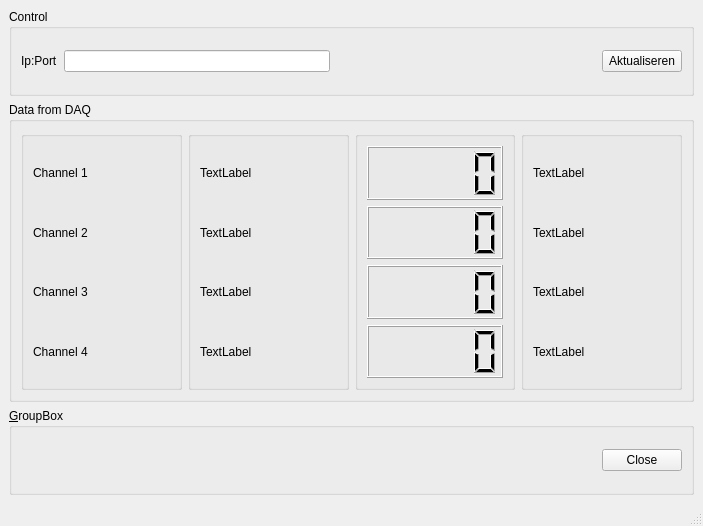
<?xml version="1.0" encoding="UTF-8"?>
<ui version="4.0">
 <class>daq_client</class>
 <widget class="QMainWindow" name="daq_client">
  <property name="geometry">
   <rect>
    <x>0</x>
    <y>0</y>
    <width>703</width>
    <height>526</height>
   </rect>
  </property>
  <property name="windowTitle">
   <string>DAQ Client</string>
  </property>
  <widget class="QWidget" name="centralwidget">
   <property name="enabled">
    <bool>true</bool>
   </property>
   <layout class="QVBoxLayout" name="verticalLayout" stretch="0,0,0">
    <item>
     <widget class="QGroupBox" name="gp_control">
      <property name="title">
       <string>Control</string>
      </property>
      <layout class="QHBoxLayout" name="horizontalLayout_3">
       <property name="leftMargin">
        <number>9</number>
       </property>
       <item>
        <widget class="QLabel" name="lb_ipport">
         <property name="minimumSize">
          <size>
           <width>7</width>
           <height>0</height>
          </size>
         </property>
         <property name="maximumSize">
          <size>
           <width>16777215</width>
           <height>16777215</height>
          </size>
         </property>
         <property name="text">
          <string>Ip:Port</string>
         </property>
        </widget>
       </item>
       <item>
        <widget class="QLineEdit" name="set_ip"/>
       </item>
       <item>
        <spacer name="horizontalSpacer">
         <property name="orientation">
          <enum>Qt::Horizontal</enum>
         </property>
         <property name="sizeHint" stdset="0">
          <size>
           <width>40</width>
           <height>20</height>
          </size>
         </property>
        </spacer>
       </item>
       <item>
        <widget class="QPushButton" name="bt_get_data">
         <property name="text">
          <string>Aktualiseren</string>
         </property>
        </widget>
       </item>
      </layout>
     </widget>
    </item>
    <item>
     <widget class="QGroupBox" name="gp_data">
      <property name="minimumSize">
       <size>
        <width>0</width>
        <height>300</height>
       </size>
      </property>
      <property name="title">
       <string>Data from DAQ</string>
      </property>
      <layout class="QHBoxLayout" name="horizontalLayout_4">
       <item>
        <layout class="QHBoxLayout" name="horizontalLayout">
         <item>
          <widget class="QGroupBox" name="groupBox_4">
           <property name="title">
            <string/>
           </property>
           <layout class="QVBoxLayout" name="verticalLayout_5">
            <item>
             <widget class="QLabel" name="txt_ch0">
              <property name="text">
               <string>Channel 1</string>
              </property>
             </widget>
            </item>
            <item>
             <widget class="QLabel" name="txt_ch1">
              <property name="text">
               <string>Channel 2</string>
              </property>
             </widget>
            </item>
            <item>
             <widget class="QLabel" name="txt_ch2">
              <property name="text">
               <string>Channel 3</string>
              </property>
             </widget>
            </item>
            <item>
             <widget class="QLabel" name="txt_ch3">
              <property name="text">
               <string>Channel 4</string>
              </property>
             </widget>
            </item>
           </layout>
          </widget>
         </item>
         <item>
          <widget class="QGroupBox" name="groupBox_5">
           <property name="title">
            <string/>
           </property>
           <layout class="QVBoxLayout" name="verticalLayout_2">
            <item>
             <widget class="QLabel" name="txt_name0">
              <property name="text">
               <string>TextLabel</string>
              </property>
             </widget>
            </item>
            <item>
             <widget class="QLabel" name="txt_name1">
              <property name="text">
               <string>TextLabel</string>
              </property>
             </widget>
            </item>
            <item>
             <widget class="QLabel" name="txt_name2">
              <property name="text">
               <string>TextLabel</string>
              </property>
             </widget>
            </item>
            <item>
             <widget class="QLabel" name="txt_name3">
              <property name="text">
               <string>TextLabel</string>
              </property>
             </widget>
            </item>
           </layout>
          </widget>
         </item>
         <item>
          <widget class="QGroupBox" name="groupBox_6">
           <property name="title">
            <string/>
           </property>
           <layout class="QVBoxLayout" name="verticalLayout_3">
            <item>
             <widget class="QLCDNumber" name="data0">
              <property name="font">
               <font>
                <pointsize>9</pointsize>
               </font>
              </property>
              <property name="smallDecimalPoint">
               <bool>false</bool>
              </property>
             </widget>
            </item>
            <item>
             <widget class="QLCDNumber" name="data1"/>
            </item>
            <item>
             <widget class="QLCDNumber" name="data2"/>
            </item>
            <item>
             <widget class="QLCDNumber" name="data3"/>
            </item>
           </layout>
          </widget>
         </item>
         <item>
          <widget class="QGroupBox" name="groupBox_7">
           <property name="title">
            <string/>
           </property>
           <layout class="QVBoxLayout" name="verticalLayout_4">
            <item>
             <widget class="QLabel" name="txt_unit0">
              <property name="text">
               <string>TextLabel</string>
              </property>
             </widget>
            </item>
            <item>
             <widget class="QLabel" name="txt_unit1">
              <property name="text">
               <string>TextLabel</string>
              </property>
             </widget>
            </item>
            <item>
             <widget class="QLabel" name="txt_unit2">
              <property name="text">
               <string>TextLabel</string>
              </property>
             </widget>
            </item>
            <item>
             <widget class="QLabel" name="txt_unit3">
              <property name="text">
               <string>TextLabel</string>
              </property>
             </widget>
            </item>
           </layout>
          </widget>
         </item>
        </layout>
       </item>
      </layout>
     </widget>
    </item>
    <item>
     <widget class="QGroupBox" name="qp_exit">
      <property name="enabled">
       <bool>true</bool>
      </property>
      <property name="minimumSize">
       <size>
        <width>0</width>
        <height>50</height>
       </size>
      </property>
      <property name="title">
       <string>&amp;GroupBox</string>
      </property>
      <property name="checkable">
       <bool>false</bool>
      </property>
      <layout class="QHBoxLayout" name="horizontalLayout_2">
       <item>
        <spacer name="horizontalSpacer_2">
         <property name="orientation">
          <enum>Qt::Horizontal</enum>
         </property>
         <property name="sizeHint" stdset="0">
          <size>
           <width>40</width>
           <height>20</height>
          </size>
         </property>
        </spacer>
       </item>
       <item>
        <widget class="QPushButton" name="bt_exit">
         <property name="text">
          <string>Close</string>
         </property>
        </widget>
       </item>
      </layout>
     </widget>
    </item>
   </layout>
  </widget>
  <widget class="QMenuBar" name="menubar">
   <property name="geometry">
    <rect>
     <x>0</x>
     <y>0</y>
     <width>703</width>
     <height>22</height>
    </rect>
   </property>
  </widget>
  <widget class="QStatusBar" name="statusbar"/>
 </widget>
 <resources/>
 <connections/>
</ui>
